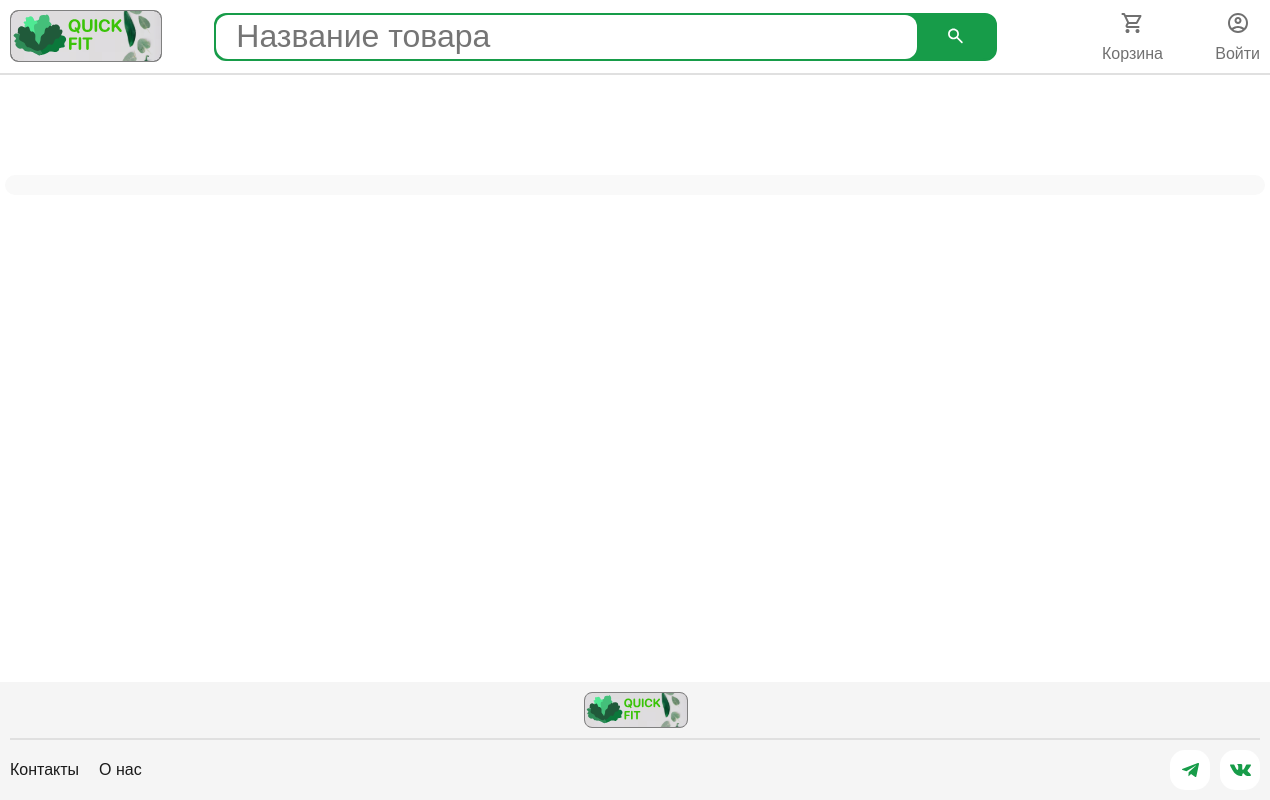
The app's page /, older data.
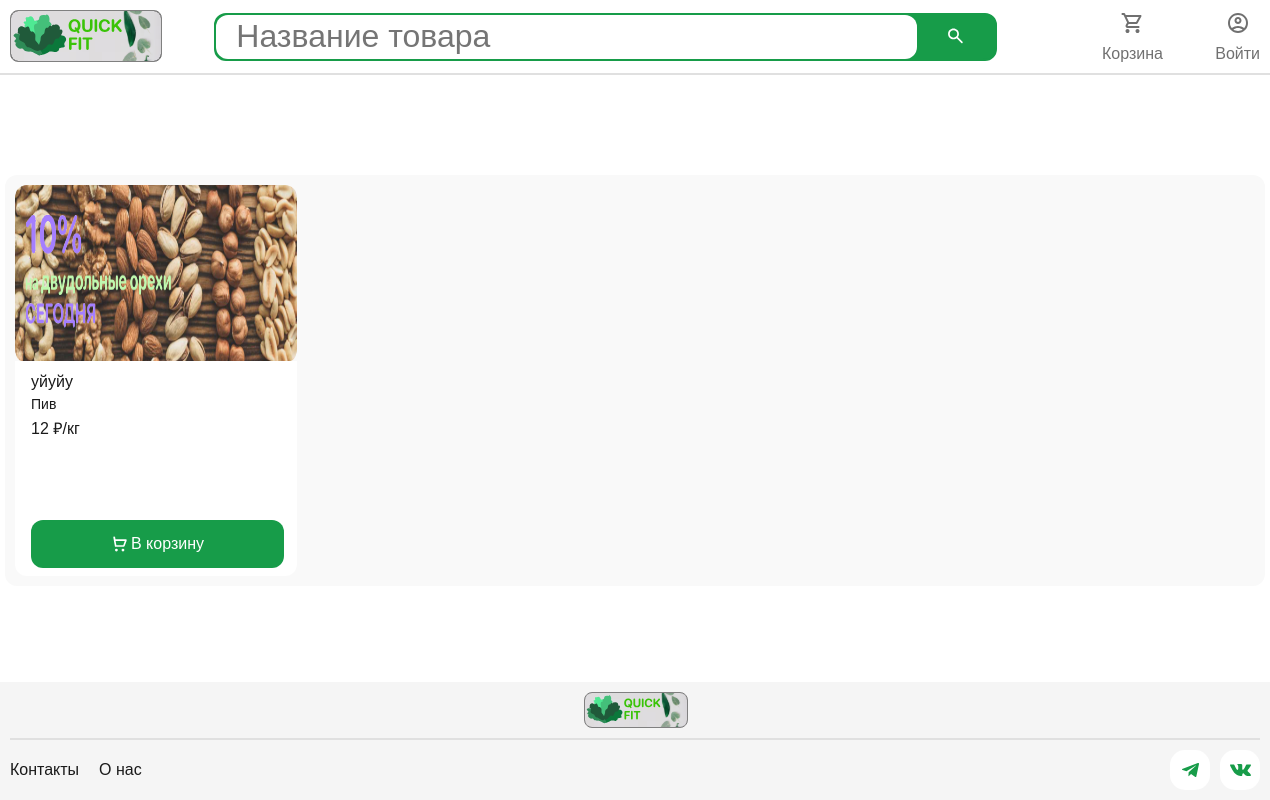
The same page, newer data.
### main/models.py (models this page shows, shortened)
class Product(models.Model):
    category = models.ForeignKey(Category, related_name='product', on_delete=models.CASCADE)
    name = models.CharField(max_length=100, db_index=True)
    slug = models.SlugField(max_length=100, unique=True)
    image = models.ImageField(upload_to='products/%Y/%m/%d')
    description = models.TextField(blank=True)
    expiration_date = models.TextField(blank=True)
    weight = models.TextField(blank=True)
    producer = models.TextField(blank=True)
    country_of_production = models.TextField(blank=True)
    composition = models.TextField(blank=True)
    storage_conditions = models.TextField(blank=True)
    brand = models.TextField(blank=True)
    price = models.IntegerField()
    available = models.BooleanField(default=True)
    created = models.DateTimeField(auto_now_add=True)
    updated = models.DateTimeField(auto_now=True)
    class Meta:
        ordering = ('name',)
        verbose_name = 'Продукт'
        verbose_name_plural = 'Продукты'
    def get_absolute_url(self):
        return reverse("main:product_detail", args=[self.id, self.slug])

class Category(models.Model):
    name = models.CharField(max_length=100, db_index=True)
    slug = models.SlugField(max_length=100, unique=True)
    class Meta:
        ordering = ('name',)
        verbose_name = 'Категория'
        verbose_name_plural = 'Категории'
    def __str__(self):
        return self.name

### main/views.py (the view)
# urls.py: path('', views.product_list, name='product_list'),
def product_list(request, category_slug=None):
    categories = Category.objects.all()
    products = Product.objects.filter(available=True)
    cart_product_form = CartAddProductForm()
    category = None
    if category_slug:
        category = get_object_or_404(Category, slug=category_slug)
        products = products.filter(category=category)
    return render(
        request,
        'index.html',
        {
            'category': category,
            'categories': categories,
            'products': products,
            'cart_product_form': cart_product_form,
        },
    )

### cart/forms.py
class CartAddProductForm(forms.Form):
    quantity = forms.IntegerField(
        min_value=1,
        max_value=20,
        initial=1,
        widget=forms.NumberInput(
            attrs={
                'class': 'form-control',
            }
        ),
    )
    override = forms.BooleanField(required=False, initial=False, widget=forms.HiddenInput)

### cart/context_processors.py (called while the page is built)
def cart(request):
    return {'cart':Cart(request)}

### main/templates/index.html (shortened to what this page needs)
{% extends "base.html" %}
{% load static %}
{% block link %}<link rel="stylesheet" href="{% static "css/index.css" %}">{% endblock link %}
{% block content %}
    <div class="wrapper">
        <ul class="list">
            {% for product in  products%}
            <li class="item">
                <a href="{{product.get_absolute_url}}" class='item-img-link'>
                    <img src="{{product.image.url}}" alt="{{product.name}}">
                </a>
                <div>
                    <div>
                    <a href="{{product.get_absolute_url}}" >
                        <h5 class="item-name text_16px black weight_500">{{product.name}}</h5>
                    </a>
                    <p class="item-category text_14px black">{{product.category}}</p>
                    <p class="item-price text_16px black">
                        {{product.price}} {% if  product.weight%}₽/шт{% else %}₽/кг{% endif %}
                    </p>
                    </div>
                    <form action="{% url "cart:cart_add" product.id %}" method="POST" class="form1">
                        <button class="item-button" type="submit">
                            <span class="text_16px white">В корзину</span>
                        </button>
                    </form>
                </div>
            </li>
            {% endfor %}
        </ul>
      </div>
{% endblock content %}

Row changes from the older to the newer data that the page shows:
added Product: image (picture), name "уйуйу", category "Пив", price "12", weight "₽/кг"
